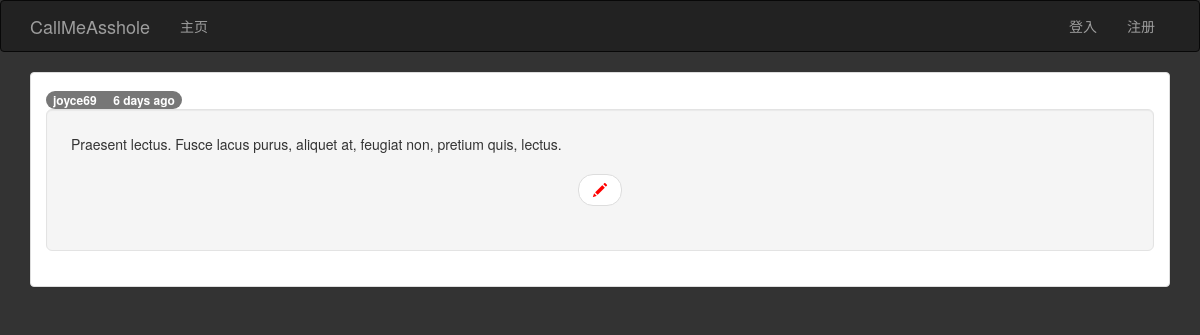
The page /post/30 on the database its author committed.
### app/models.py (models this page shows, shortened)
class Post(db.Model):
	__tablename__ = 'posts'
	id = db.Column(db.Integer,primary_key=True)
	title = db.Column(db.String(64))
	subtitle = db.Column(db.String(64))
	body = db.Column(db.Text)
	body_html = db.Column(db.Text)
	body_browse = db.Column(db.Text)
	body_browse_html= db.Column(db.Text)
	timestamp = db.Column(db.DateTime,index=True,default=datetime.utcnow)
	author_id = db.Column(db.Integer,db.ForeignKey('users.id'))

class User(UserMixin,db.Model):
	__tablename__ = 'users'
	email = db.Column(db.String(64),unique=True,index=True)
	id = db.Column(db.Integer,primary_key=True)
	username = db.Column(db.String(64),unique=True,index=True)
	role_id = db.Column(db.Integer,db.ForeignKey('roles.id'))
	password_hash = db.Column(db.String(128))
	posts = db.relationship('Post',backref='author',lazy='dynamic')
	name = db.Column(db.String(64))
	about_me = db.Column(db.Text())
	memeber_since = db.Column(db.DateTime(),default=datetime.utcnow)
	last_seen = db.Column(db.DateTime(),default=datetime.utcnow)
	@property
	def password(self):
		raise AttributeError("password is not a readable attribute!")

### app/main/views.py (the view)
@main.route('/post/<int:id>')
def post(id):
	post = Post.query.get_or_404(id)
	return render_template('post.html',posts=[post])

### app/auth/views.py (called while the page is built)
@auth.before_app_request
def before_request():
	if current_user.is_authenticated:
		current_user.ping()

### app/main/__init__.py (called while the page is built)
@main.app_context_processor
def inject_permissions():
	return dict(Permission=Permission)

### app/templates/post.html
{% extends "base.html" %}
{% import "bootstrap/wtf.html"as wtf %}
{%block head%}
{{super()}}
<link rel="stylesheet" type="text/css" href="{{url_for('static',filename='css/base.css')}}">
{%endblock%}
{% block page_content %}
{%include '_posts.html' %}
{% endblock%}

### app/templates/_posts.html (shortened to what this page needs)
{%for post in posts %}
<div class="panel panel-default">
	<div class="panel-body">
		<a href="{{url_for('main.user',username=post.author.username)}}">
			<span class="badge">
				{{post.author.username}}&nbsp;&nbsp; &nbsp;&nbsp;{{moment(post.timestamp).fromNow()}}
			</span>
		</a>
		<div class="well well-lg">
			{%if post.body_html%}
			{{post.body_html | safe}}
			{%else%}
			{{post.body}}
			{%endif%}
			<nav>
				<ul class="pager">
					<li>
						<a href="{{url_for('main.edit',id=post.id)}}">
							<span class="glyphicon glyphicon-pencil"></span>
						</a>
					</li>
				</ul>
			</nav>
		</div>
	</div>
</div>
{%endfor%}

### app/static/css/base.css (style rules this page uses)
body { background-color: #333; }
a { text-decoration:none; color: #FF0000; }

### rows shown on the page
Post: author.username "joyce69", timestamp "6 days ago", body "Praesent lectus. Fusce lacus purus, aliquet at, feugiat non, pretium quis, lectus."
